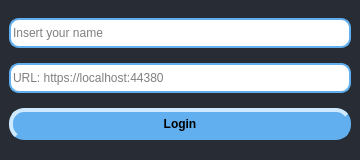
<?xml version="1.0" encoding="UTF-8"?>
<ui version="4.0">
 <class>main</class>
 <widget class="QMainWindow" name="main">
  <property name="geometry">
   <rect>
    <x>0</x>
    <y>0</y>
    <width>360</width>
    <height>160</height>
   </rect>
  </property>
  <property name="minimumSize">
   <size>
    <width>360</width>
    <height>160</height>
   </size>
  </property>
  <property name="maximumSize">
   <size>
    <width>360</width>
    <height>172</height>
   </size>
  </property>
  <property name="windowTitle">
   <string>Login</string>
  </property>
  <property name="windowIcon">
   <iconset>
    <normaloff>../images/icon.ico</normaloff>../images/icon.ico</iconset>
  </property>
  <property name="styleSheet">
   <string notr="true">background-color:#282c34;</string>
  </property>
  <widget class="QWidget" name="centralwidget">
   <layout class="QVBoxLayout" name="verticalLayout">
    <item>
     <widget class="QLineEdit" name="name">
      <property name="minimumSize">
       <size>
        <width>0</width>
        <height>30</height>
       </size>
      </property>
      <property name="styleSheet">
       <string notr="true">QLineEdit {
	border: 2px solid #61AFEF;
	border-radius: 10px;
	background-color: #FFFFFF;
}</string>
      </property>
      <property name="maxLength">
       <number>40</number>
      </property>
      <property name="placeholderText">
       <string>Insert your name</string>
      </property>
     </widget>
    </item>
    <item>
     <widget class="QLineEdit" name="host">
      <property name="minimumSize">
       <size>
        <width>0</width>
        <height>30</height>
       </size>
      </property>
      <property name="styleSheet">
       <string notr="true">QLineEdit {
	border: 2px solid #61AFEF;
	border-radius: 10px;
	background-color: #FFFFFF;
}</string>
      </property>
      <property name="maxLength">
       <number>80</number>
      </property>
      <property name="placeholderText">
       <string>URL: https://localhost:44380</string>
      </property>
     </widget>
    </item>
    <item>
     <widget class="QPushButton" name="button">
      <property name="minimumSize">
       <size>
        <width>80</width>
        <height>30</height>
       </size>
      </property>
      <property name="font">
       <font>
        <bold>true</bold>
       </font>
      </property>
      <property name="styleSheet">
       <string notr="true">QPushButton {
	border: 4px solid #61AFEF;
	background-color: #61AFEF;
    border-radius: 15px;
	border-style: outset;
    padding: 5px;
}

QPushButton:pressed {
    border-style: inset;
}</string>
      </property>
      <property name="text">
       <string>Login</string>
      </property>
     </widget>
    </item>
   </layout>
  </widget>
 </widget>
 <resources/>
 <connections/>
</ui>
